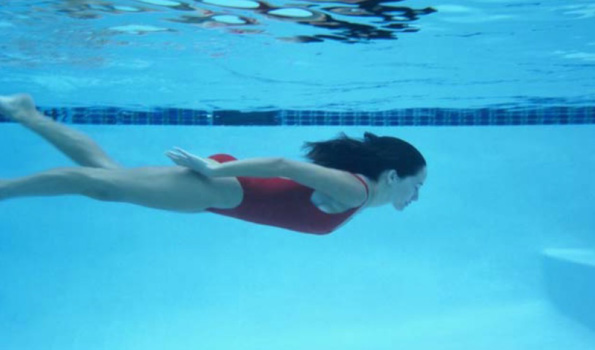
#> input picture Opencv/main_replastering.jpg, 595 x 350 px
$ python task1v1.py   (older library calls are emulated)
#> lines starting #> are read from the running program, lines starting #| are printed output that depends on the picture; after the words box and inside, x2 and y2 are one past the last pixel; in counts of white or black regions, pixels touching at a corner belong together

# import the necessary packages
import time
import cv2
import numpy as np

# [18 lines of commented-out code are left out]
image = cv2.imread('main_replastering.jpg')
#> image is the input picture: shape (350, 595, 3); mean B, G, R 216.3, 179.5, 67.5

cv2.imshow("raw", image)
image1 = image
hsv = cv2.cvtColor(image, cv2.COLOR_BGR2HSV)
#> hsv: shape (350, 595, 3); mean H, S, V 98, 175.8, 216.3
hsv1 = cv2.cvtColor(image1, cv2.COLOR_BGR2HSV)

#dummy
lower_mask = np.array([130,255,255])
upper_mask = np.array([130,255,255])
#green
lower_green = np.array([65,10,10])
upper_green = np.array([80,255,255])

#red
lower_red = np.array([0,70,50])
upper_red = np.array([10,255,255])
lower_red1 = np.array([170,70,50])
upper_red1 = np.array([180,255,255])

#mask
mask = cv2.inRange(hsv, lower_mask, upper_mask)
#> mask: shape (350, 595); every value is 0
mask1 = cv2.inRange(hsv, lower_red1, upper_red1)
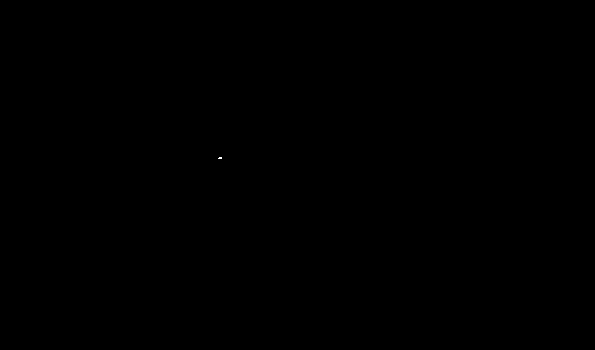
#> mask1: shape (350, 595); 0% white in thin lines or dots, all inside (x1, y1, x2, y2) = (218, 157, 222, 159)
mask2 = cv2.inRange(hsv, lower_red, upper_red)
mask3 = cv2.inRange(hsv, lower_green, upper_green)
mask4 = mask1 + mask2
mask5 = mask4 + mask3

#combine image
res = cv2.bitwise_and(image,image, mask= mask1)
res1 = cv2.bitwise_and(image1,image1, mask = mask3)
#> res1: shape (350, 595, 3); every value is 0
combine = res + res1

cv2.imwrite('test1.png',mask4)
im = cv2.imread('test1.png')
cv2.imwrite('test2.png',mask3)
im7 = cv2.imread('test2.png')

imgray = cv2.cvtColor(im, cv2.COLOR_BGR2GRAY)
imgray1 = cv2.cvtColor(im7, cv2.COLOR_BGR2GRAY)

ret, thresh = cv2.threshold(imgray, 127, 255, 0)
ret8, thresh8 = cv2.threshold(imgray1, 127, 255, 0)

im2, contours, hierarchy = cv2.findContours(thresh, cv2.RETR_TREE, cv2.CHAIN_APPROX_SIMPLE)
#> contours = [[[219, 157], [218, 158], [221, 158], [221, 157]]]
im8, contours8, hierarchy8 = cv2.findContours(thresh8, cv2.RETR_TREE, cv2.CHAIN_APPROX_SIMPLE)
#> contours8 = []
cx=0
cy=0
cx1=0
cy1=0
#cv2.drawContours(image, contours, -1, (0,255,0), 1)
if len(contours)>0:
        i=0
        cnt=contours[0]
#> cnt = [[219, 157], [218, 158], [221, 158], [221, 157]]
        maxarea=0
        for i in range (len(contours)):
                mcnt = contours[i]
                area = cv2.contourArea(mcnt)
                if area >1500 and area>maxarea:
                        maxarea=area
                        cnt=mcnt
#> this loop made 1 pass
#> (mcnt, area) on pass 1: ([[219, 157], [218, 158], [221, 158], [221, 157]], 2.5)
#> after the loop, maxarea = 0
        try:
                #print("area="+str(area))
                #print ("there are " + str(len(cnt)) + " points in contours["+str(i)+"]" )
                epsilon = 0.01*cv2.arcLength(cnt,True)     #control the percentage (0.1=10%)not acccurate
#> epsilon = 0.0741
                approx = cv2.approxPolyDP(cnt,epsilon,True)
#> approx = [[218, 158], [221, 158], [221, 157], [219, 157]]
                #print ("after approx, there are " + str(len(approx)) + " points")
                (x,y),radius = cv2.minEnclosingCircle(cnt)
#> x = 219.5; y = 157.5; radius = 1.58
                center = (int(x),int(y))
#> center = (219, 157)
                radius = int(radius)
#> radius = 1
                cv2.circle(image,center,radius,(0,255,0),2)
                M = cv2.moments(cnt)
#> M = moments, m00 2.5, centre m10/m00, m01/m00 = (219.7, 157.5)
                cx = int(M['m10']/M['m00'])
#> cx = 219
                cy = int(M['m01']/M['m00'])
#> cy = 157
                #print (cx,cy)

                font = cv2.FONT_HERSHEY_SIMPLEX
                #cv2.putText(img1,'ERROR!!!',(cx-50,cy+50), font, 1,(0,0,255),2)
        except:
                print ('no red')

if len(contours8)>0:
        i=0
        cnt=contours8[0]
        maxarea=0
        for i in range (len(contours8)):
                mcnt = contours8[i]
                area = cv2.contourArea(mcnt)
                if area >1500 and area>maxarea:
                        maxarea=area
                        cnt=mcnt
        try:
                #print("area="+str(area))
                #print ("there are " + str(len(cnt)) + " points in contours["+str(i)+"]" )
                epsilon = 0.01*cv2.arcLength(cnt,True)     #control the percentage (0.1=10%)not acccurate
                approx = cv2.approxPolyDP(cnt,epsilon,True)
                #print ("after approx, there are " + str(len(approx)) + " points")
                (x,y),radius = cv2.minEnclosingCircle(cnt)
                center = (int(x),int(y))
                radius = int(radius)
                cv2.circle(image,center,radius,(0,0,255),2)
                M = cv2.moments(cnt)
                cx1 = int(M['m10']/M['m00'])
                cy1 = int(M['m01']/M['m00'])
                #print (cx,cy)
                font = cv2.FONT_HERSHEY_SIMPLEX
                #cv2.putText(img1,'ERROR!!!',(cx-50,cy+50), font, 1,(0,0,255),2)
        except:
                print ('no green')
#print("red",cx,cy)
#print("green",cx1,cy1)
cxm= (cx+cx1)/2
#> cxm = 109.5
cym= (cy+cy1)/2
#> cym = 78.5
#print ('midpoint', cxm,cym)

# show the frame
cv2.imshow("Frame", image)
cv2.imshow("green mask", mask3)
# [4 lines of commented-out code are left out]

key = cv2.waitKey(0)
#> (key Esc is pressed here)
# clear the stream in preparation for the next frame
# if the `q` key was pressed, break from the loop

cv2.destroyAllWindows()
# vs.stop()
